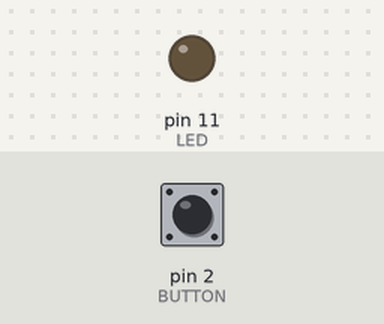
Simulated run of this sketch. Board: Arduino Uno, built with avr-gcc and run on an emulated ATmega328P. On the bench: output pins drawn as LEDs (lit = HIGH). The test bench sets the inputs (shaded band); at power-on: pin 2 (BUTTON) LOW.

Above: at 1.2 s.
1.3 s: pin 2 (BUTTON) pulled HIGH for 0.15 s
At 2.0 s:
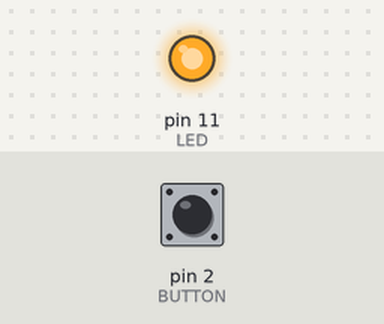
2.9 s: pin 2 (BUTTON) pulled HIGH for 1 s
At 3.2 s:
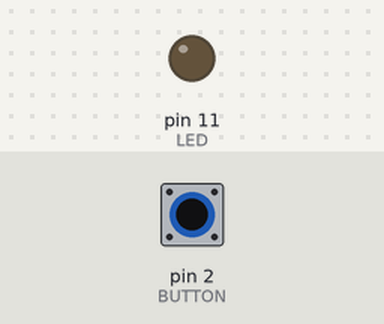
5.4 s: pin 2 (BUTTON) pulled HIGH for 3.2 s
At 6.3 s:
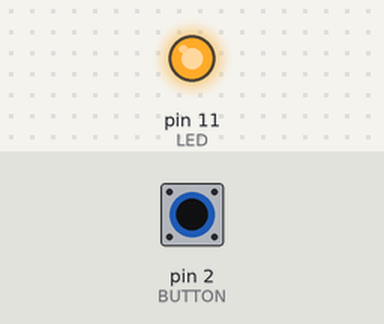
Timing chart, 0 to 8.4 s (numbered marks = the images above; inputs shaded):
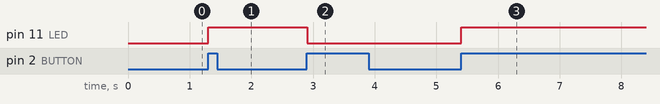

Measured:
- after the input at 1.3 s, pin 11 (LED): LOW → HIGH at once
- after the input at 2.9 s, pin 11 (LED): HIGH → LOW at once
- after the input at 5.4 s, pin 11 (LED): LOW → HIGH at once

The sketch:

_04_button2.ino
```cpp
const int LED=11;     //9번 핀을 사용하는 LED 상수 정의
const int BUTTON=2;   //버튼을 2번 핀에 지정

boolean lastButton=LOW;   //이전 버튼의 눌림 상태를 Boolean형 변수로 선언
boolean currentButton=LOW; //현재 버튼의 눌림 상태를 Boolean형 변수로 선언
boolean ledOn=false;   //현재 LED의 점멸 상태를 Boolean형 변수로 선언

void setup()
{
    pinMode(LED, OUTPUT);   //LED(9번 핀)를 출력으로 지정
    pinMode(BUTTON, INPUT); //BUTTON(2번 핀)을 입력으로 지정
}
/*
* 스위치 디바운싱 함수
* debounce() 함수에 이전 버튼 상태를 인수로 사용하여
* 디바운싱 처리된 현재 버튼 상태값을 반환
*/

boolean debounce(boolean last)
{
    boolean current=digitalRead(BUTTON); //현재 버튼 상태를 확인
    if(last!=current) //이전 버튼 상태와 현재 버튼 상태가 다름
    {
        delay(5); //5ms 동안 기다림
        current=digitalRead(BUTTON); //current에 현재 버튼 상태를 저장
    }
    return current; //current 변수값을 반환
}


void loop()
{
    currentButton=debounce(lastButton); //디바운싱 처리된 버튼값을 읽음
    if(lastButton==LOW && currentButton==HIGH) //버튼을 누름
    {
        ledOn=!ledOn; //LED 점멸 상태를 나타내는 ledOn 변수값을 바꿈
    }
    lastButton=currentButton; //이전 버튼값을 현재 버튼값으로 변경

    digitalWrite(LED, ledOn); //LED 점멸 상태를 바꿈
}
```
